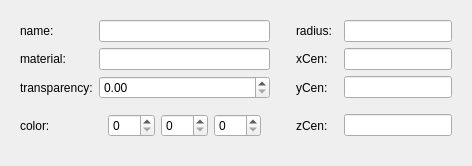
   <widget class="QWidget" name="page_8">
    <layout class="QHBoxLayout" name="horizontalLayout_3">
     <item>
      <widget class="QWidget" name="widget_5" native="true">
       <layout class="QGridLayout" name="gridLayout_6">
        <item row="0" column="0">
         <widget class="QLabel" name="label_71">
          <property name="text">
           <string>name:</string>
          </property>
         </widget>
        </item>
        <item row="1" column="1">
         <widget class="QLineEdit" name="lineEdit_77"/>
        </item>
        <item row="0" column="1">
         <widget class="QLineEdit" name="lineEdit_75"/>
        </item>
        <item row="1" column="0">
         <widget class="QLabel" name="label_75">
          <property name="text">
           <string>material:</string>
          </property>
         </widget>
        </item>
        <item row="3" column="0">
         <widget class="QLabel" name="label_77">
          <property name="text">
           <string>color:</string>
          </property>
         </widget>
        </item>
        <item row="3" column="3">
         <widget class="QLabel" name="label_78">
          <property name="text">
           <string>zCen:</string>
          </property>
         </widget>
        </item>
        <item row="2" column="0">
         <widget class="QLabel" name="label_76">
          <property name="text">
           <string>transparency:</string>
          </property>
         </widget>
        </item>
        <item row="3" column="2">
         <spacer name="horizontalSpacer_44">
          <property name="orientation">
           <enum>Qt::Horizontal</enum>
          </property>
          <property name="sizeType">
           <enum>QSizePolicy::Fixed</enum>
          </property>
          <property name="sizeHint" stdset="0">
           <size>
            <width>20</width>
            <height>20</height>
           </size>
          </property>
         </spacer>
        </item>
        <item row="3" column="5">
         <widget class="QLineEdit" name="lineEdit_82"/>
        </item>
        <item row="2" column="2">
         <spacer name="horizontalSpacer_45">
          <property name="orientation">
           <enum>Qt::Horizontal</enum>
          </property>
          <property name="sizeType">
           <enum>QSizePolicy::Fixed</enum>
          </property>
          <property name="sizeHint" stdset="0">
           <size>
            <width>20</width>
            <height>20</height>
           </size>
          </property>
         </spacer>
        </item>
        <item row="0" column="2">
         <spacer name="horizontalSpacer_47">
          <property name="orientation">
           <enum>Qt::Horizontal</enum>
          </property>
          <property name="sizeType">
           <enum>QSizePolicy::Fixed</enum>
          </property>
          <property name="sizeHint" stdset="0">
           <size>
            <width>20</width>
            <height>20</height>
           </size>
          </property>
         </spacer>
        </item>
        <item row="2" column="3">
         <widget class="QLabel" name="label_73">
          <property name="text">
           <string>yCen:</string>
          </property>
         </widget>
        </item>
        <item row="2" column="5">
         <widget class="QLineEdit" name="lineEdit_73"/>
        </item>
        <item row="1" column="5">
         <widget class="QLineEdit" name="lineEdit_74"/>
        </item>
        <item row="1" column="3" colspan="2">
         <widget class="QLabel" name="label_72">
          <property name="text">
           <string>xCen:</string>
          </property>
         </widget>
        </item>
        <item row="1" column="2">
         <spacer name="horizontalSpacer_43">
          <property name="orientation">
           <enum>Qt::Horizontal</enum>
          </property>
          <property name="sizeType">
           <enum>QSizePolicy::Fixed</enum>
          </property>
          <property name="sizeHint" stdset="0">
           <size>
            <width>20</width>
            <height>20</height>
           </size>
          </property>
         </spacer>
        </item>
        <item row="0" column="3">
         <widget class="QLabel" name="label_79">
          <property name="text">
           <string>radius:</string>
          </property>
         </widget>
        </item>
        <item row="0" column="5">
         <widget class="QLineEdit" name="lineEdit_79"/>
        </item>
        <item row="2" column="1">
         <widget class="QDoubleSpinBox" name="doubleSpinBox_5">
          <property name="maximum">
           <double>1.000000000000000</double>
          </property>
          <property name="singleStep">
           <double>0.010000000000000</double>
          </property>
         </widget>
        </item>
        <item row="3" column="1">
         <widget class="QWidget" name="widget_40" native="true">
          <property name="sizePolicy">
           <sizepolicy hsizetype="Expanding" vsizetype="Fixed">
            <horstretch>0</horstretch>
            <verstretch>0</verstretch>
           </sizepolicy>
          </property>
          <layout class="QHBoxLayout" name="horizontalLayout_14">
           <item>
            <widget class="QSpinBox" name="spinBox_13">
             <property name="sizePolicy">
              <sizepolicy hsizetype="Preferred" vsizetype="Fixed">
               <horstretch>0</horstretch>
               <verstretch>0</verstretch>
              </sizepolicy>
             </property>
             <property name="maximum">
              <number>255</number>
             </property>
            </widget>
           </item>
           <item>
            <widget class="QSpinBox" name="spinBox_14">
             <property name="sizePolicy">
              <sizepolicy hsizetype="Preferred" vsizetype="Fixed">
               <horstretch>0</horstretch>
               <verstretch>0</verstretch>
              </sizepolicy>
             </property>
             <property name="maximum">
              <number>255</number>
             </property>
            </widget>
           </item>
           <item>
            <widget class="QSpinBox" name="spinBox_15">
             <property name="sizePolicy">
              <sizepolicy hsizetype="Preferred" vsizetype="Fixed">
               <horstretch>0</horstretch>
               <verstretch>0</verstretch>
              </sizepolicy>
             </property>
             <property name="maximum">
              <number>255</number>
             </property>
            </widget>
           </item>
          </layout>
         </widget>
        </item>
       </layout>
      </widget>
     </item>
    </layout>
   </widget>
